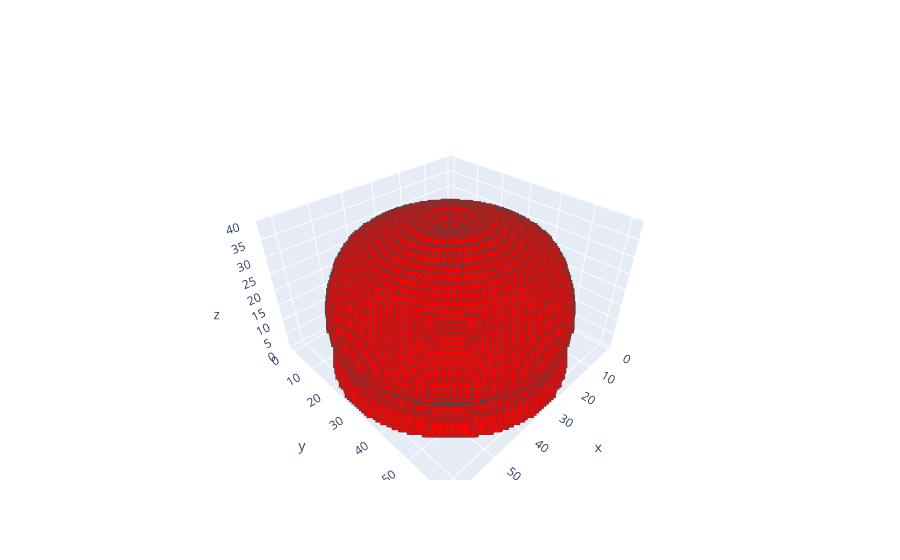

The notebook cell this image was saved under:
### Code cell
ut.plot(vox_pottery)

### Figure 1 — Plotly figure (JSON) as saved in the notebook; plotly's stock layout.template omitted (floating-point values rounded to 4 significant figures; data arrays with more than 128 entries replaced by an {"elided": "..."} marker saying what was removed)
{"data": [{"marker": {"color": "red", "line": {"color": "DarkSlateGrey", "width": 2}, "size": 5, "symbol": "square"}, "mode": "markers", "type": "scatter3d", "x": {"elided": "21391 int values"}, "y": {"elided": "21391 int values"}, "z": {"elided": "21391 int values"}}], "layout": {}}
